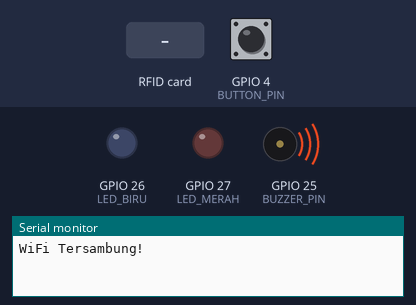
Bench run of a sketch on a simulated ESP32. On the bench: output pins drawn as LEDs (lit = HIGH), buzzer (waves = sounding), the last lines printed to the serial monitor. Inputs (shaded band) come from the test bench; at power-on: GPIO 4 (BUTTON_PIN) HIGH. WiFi joins after 1.5 s; servers stay silent unless stated. At 11.5 s the program restarts the board; the recording ends there.

Above: at 1.6 s.
At 2.7 s:
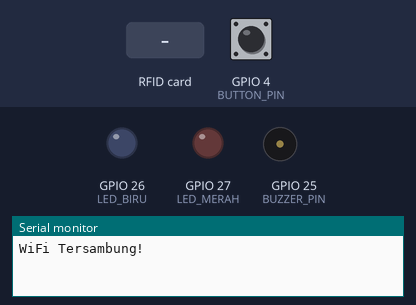
2.8 s: RFID card 12 34 56 78 held to the reader
At 3.18 s:
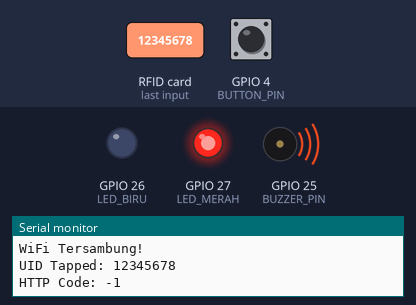
4.8 s: GPIO 4 (BUTTON_PIN) pulled LOW for 0.15 s
6.8 s: RFID card 5E 7A 19 C4 held to the reader
8.3 s: GPIO 4 (BUTTON_PIN) pulled LOW for 3.2 s
Timing chart, 0 to 11.3 s (numbered marks = the images above; inputs shaded):
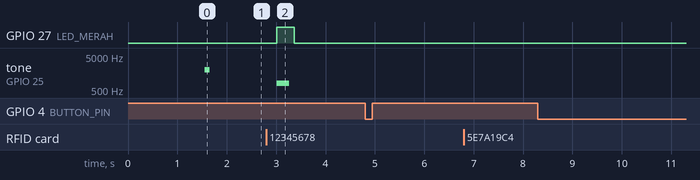

Measured:
- after the input at 2.8 s, GPIO 27 (LED_MERAH): LOW → HIGH after 0.21 s, → LOW 0.35 s later; tone on GPIO 25 (BUZZER_PIN): silent → 800 Hz after 0.21 s, → silent 0.25 s later

The sketch:

rfid_1.ino
```cpp
#include <WiFi.h>
#include <HTTPClient.h>
#include <SPI.h>
#include <MFRC522.h>
#include <WiFiManager.h>

// Server Flask API
String serverBase = "http://127.0.0.1:5000/api/tapping/";

// Pin RC522
#define SS_PIN 21
#define RST_PIN 22

// Indikator
#define BUZZER_PIN 25
#define LED_BIRU 26
#define LED_MERAH 27
#define BUTTON_PIN 4

MFRC522 rfid(SS_PIN, RST_PIN);

// UID CACHE
String lastUID = "";
unsigned long lastScanTime = 0;

// Button Press Handling
unsigned long pressStart = 0;
bool buttonPressed = false;
int clickCount = 0;
unsigned long lastClickTime = 0;

void resetUIDCache() {
  lastUID = "";
  Serial.println("[CACHE] UID Cache Reset!");
}

// WIFI CONFIG MODE
void startWiFiConfig() {
  WiFiManager wm;
  wm.resetSettings();     // reset WiFi sambungan sebelumnya
  wm.setTimeout(180);     // timeout 3 menit

  if (!wm.startConfigPortal("KANTIN-RFID", "12345678")) {
    Serial.println("Gagal Konfigurasi");
    delay(3000);
    ESP.restart();
  }

  Serial.println("WiFi Config Berhasil! Rebooting...");
  delay(1000);
  ESP.restart();
}

void setup() {
  Serial.begin(115200);

  // Pin setup
  pinMode(BUZZER_PIN, OUTPUT);
  pinMode(LED_BIRU, OUTPUT);
  pinMode(LED_MERAH, OUTPUT);
  pinMode(BUTTON_PIN, INPUT_PULLUP);

  // RFID
  SPI.begin();
  rfid.PCD_Init();

  // WiFiManager (Auto Connect)
  WiFiManager wm;
  bool res = wm.autoConnect("KANTIN-RFID");

  if (!res) {
    Serial.println("Gagal AutoConnect WiFi!");
    delay(2000);
    ESP.restart();
  }

  Serial.println("WiFi Tersambung!");
  tone(BUZZER_PIN, 2000, 100);
}

void handleButton() {
  if (digitalRead(BUTTON_PIN) == LOW && !buttonPressed) {
    buttonPressed = true;
    pressStart = millis();
  }

  if (digitalRead(BUTTON_PIN) == HIGH && buttonPressed) {
    buttonPressed = false;
    unsigned long pressDuration = millis() - pressStart;

    // Klik cepat
    if (pressDuration < 300) {
      clickCount++;
      lastClickTime = millis();
    }

    // 1 klik = reload WiFi
    // 3 klik = reset UID Cache
    // Tekan lama = mode WiFi Config / Restart
    if (pressDuration >= 2000 && pressDuration < 6000) {
      Serial.println("Restart ESP...");
      ESP.restart();
    }

    if (pressDuration >= 6000) {
      Serial.println("Masuk WiFi Config Mode...");
      startWiFiConfig();
    }
  }

  if (clickCount > 0 && millis() - lastClickTime > 400) {
    if (clickCount == 1) {
      Serial.println("Reload WiFi...");
      WiFi.disconnect();
      delay(200);
      WiFi.reconnect();
    }
    if (clickCount == 3) {
      resetUIDCache();
    }
    clickCount = 0;
  }
}

void loop() {
  handleButton();

  if (!rfid.PICC_IsNewCardPresent() || !rfid.PICC_ReadCardSerial()) {
    return;
  }

  // Ambil UID
  String uid = "";
  for (byte i = 0; i < rfid.uid.size; i++) {
    uid += String(rfid.uid.uidByte[i], HEX);
  }
  uid.toUpperCase();

  // Cegah double-scan
  if (uid == lastUID && millis() - lastScanTime < 1500) {
    return;
  }

  lastUID = uid;
  lastScanTime = millis();

  Serial.println("UID Tapped: " + uid);

  // Kirim GET ke server
  if (WiFi.status() == WL_CONNECTED) {
    String targetURL = serverBase + uid;

    HTTPClient http;
    http.begin(targetURL);

    int code = http.GET();
    Serial.print("HTTP Code: ");
    Serial.println(code);

    String resp = http.getString();
    Serial.println(resp);

    if (resp.indexOf("\"status\":\"success\"") >= 0) {
      digitalWrite(LED_BIRU, HIGH);
      tone(BUZZER_PIN, 2000, 150);
      delay(300);
      digitalWrite(LED_BIRU, LOW);
    } else {
      digitalWrite(LED_MERAH, HIGH);
      tone(BUZZER_PIN, 800, 250);
      delay(350);
      digitalWrite(LED_MERAH, LOW);
    }

    http.end();
  }

  rfid.PICC_HaltA();
  rfid.PCD_StopCrypto1();
}
```
